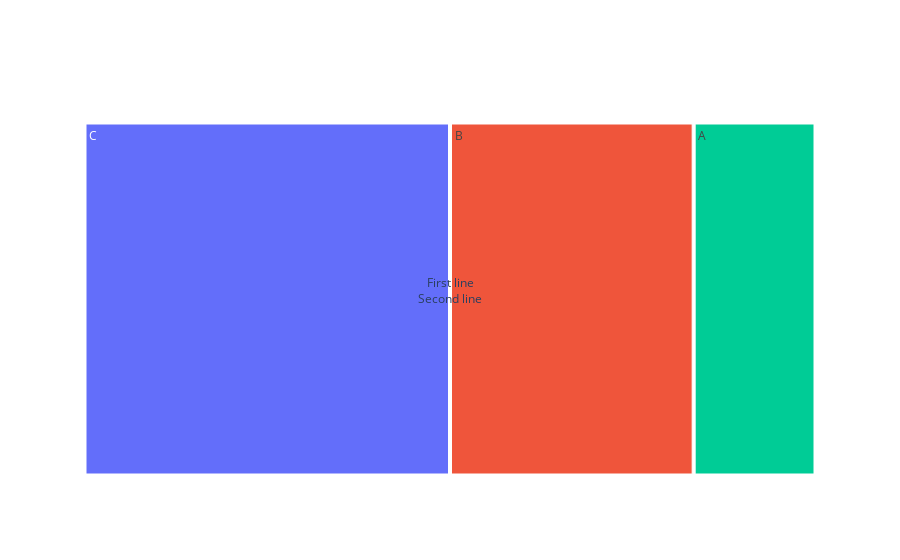

Notebook code for this chart:
### Code cell
import plotly.graph_objects as go

# 创建一个简单的 Treemap 图表
labels = ['A', 'B', 'C']
values = [10, 20, 30]
custom_data = ['First line<br>Second line', 'Data with multiple lines', 'Single line']

fig = go.Figure(go.Treemap(
    labels=labels,
    parents=['', '', ''],
    values=values
))

# 添加自定义的文本注释
for i, text in enumerate(custom_data):
    annotation = go.layout.Annotation(
        x=0.5,  # x 坐标位置
        y=i+0.5,  # y 坐标位置
        text=text,  # 文本内容，包含换行
        showarrow=False,  # 不显示箭头
        font=dict(size=12)  # 字体大小
    )
    fig.add_annotation(annotation)

# 显示图表
fig.show()

### Figure 1 — Plotly figure (JSON) as saved in the notebook; plotly's stock layout.template omitted (floating-point values rounded to 4 significant figures)
{"data": [{"labels": ["A", "B", "C"], "parents": ["", "", ""], "type": "treemap", "values": [10, 20, 30]}], "layout": {"annotations": [{"font": {"size": 12}, "showarrow": false, "text": "First line<br>Second line", "x": 0.5, "y": 0.5}, {"font": {"size": 12}, "showarrow": false, "text": "Data with multiple lines", "x": 0.5, "y": 1.5}, {"font": {"size": 12}, "showarrow": false, "text": "Single line", "x": 0.5, "y": 2.5}]}}
